Frame 1 (no input): blank canvas, image omitted
Frame 60 (the mouse pressed at the canvas centre just before this capture): blank canvas, image omitted
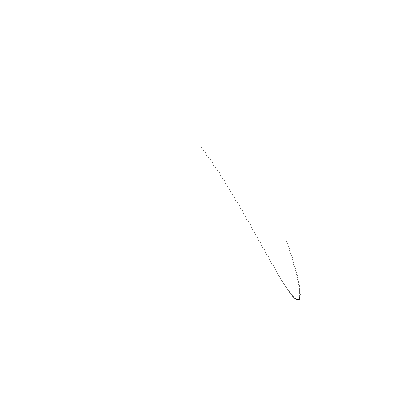
Frame 120 (the mouse held since frame 60 and released just before this capture)

The Processing sketch whose frames 1 and 60 were blank and that drew this single picture after the mouse press (run headless with seeded random() and noise(); from frame 60 on, the mouse is pressed at the canvas centre):

// Processing sketch: processing_162070
// ── processing_162070.pde

float nx = 1, ny = 1, theta_x = 0, theta_y = 12;
float Ax = 100, Ay = 100;
float x;
float p_x;
float p_y;
void setup(){
  size(400, 400);
  background(255);
  noFill();
  frameRate(100);
  x = 0;
  smooth();
}

void draw(){
  //horithon
  x += 1;
  p_x = sin(radians(nx * x) + theta_x) * Ax + height / 2;
  //vertical
  p_y = sin(radians(ny * x) + theta_y) * Ay + height / 2;
  //draw
  point(p_x, p_y);
  //update
  theta_y += 0.01;
}
void keyPressed(){
  if( key == 'q' || key == 'Q' ) {
    Ax += 2;
  }
  else if( key == 'w' || key == 'W' ){
    Ax -= 2;
  }
  else if( key == 'e' || key == 'E' ){
    nx += .01;
  }
  else if( key == 'r' || key == 'R' ){
    nx -= .01;
  } 
  else if( key == 't' || key == 'T' ){
    ny += .01;
  }
  else if( key == 'y' || key == 'Y' ){
    ny -= .01;
  }
  else if( key == 'u' || key == 'U' ){
    theta_y++;
  }
  else if( key == '9'){
    nx = 1;
    ny = 1;
    Ax = 100;
    Ay = 100;
    theta_y = 2;
    background(255);
  } 
  else if( key == '0'){
    background(255);
  }      
}
